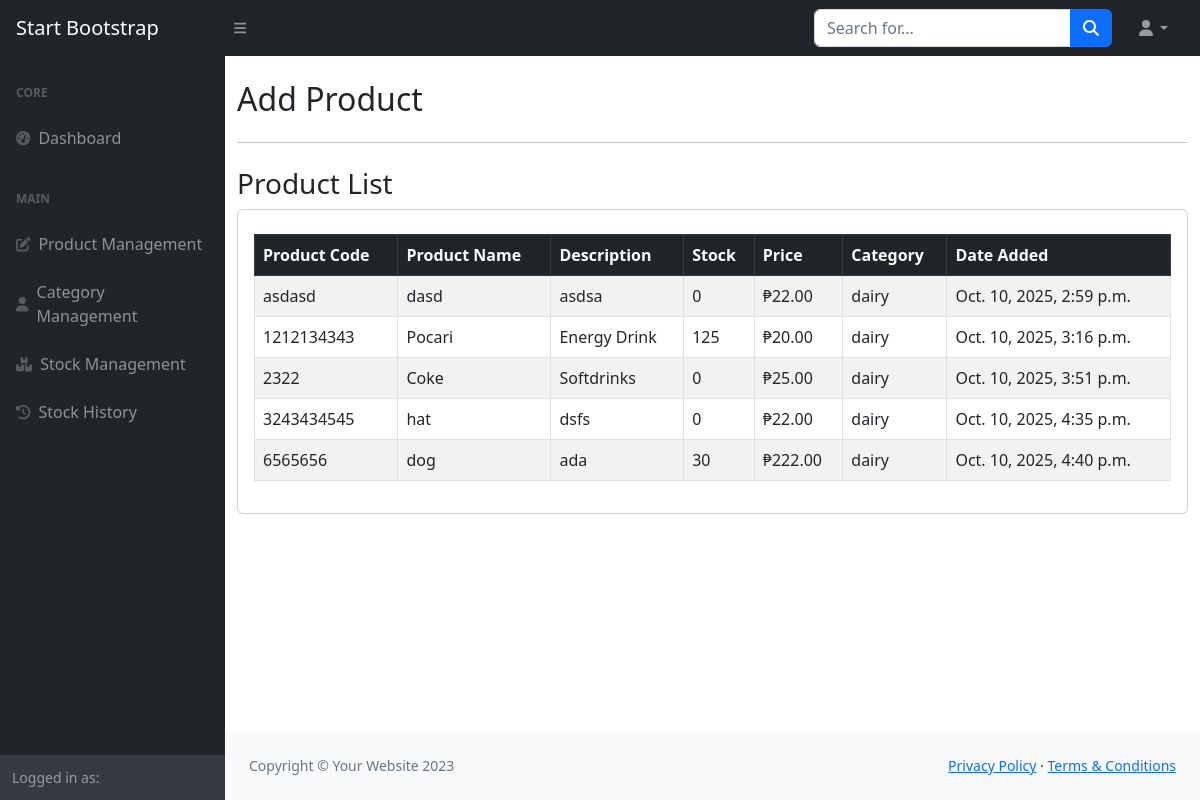
The app's page /products/, older data.
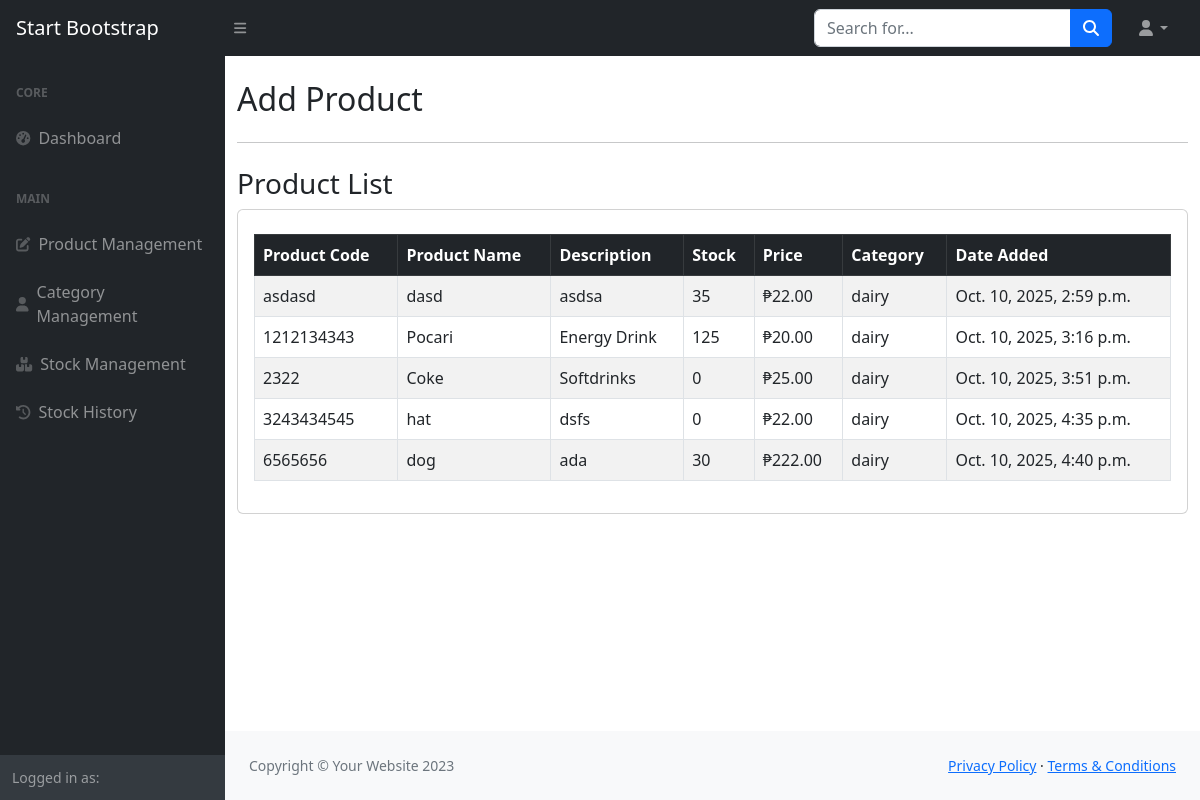
The same page, newer data.
### inventory/models.py (models this page shows, shortened)
class InventoryItem(models.Model):
    product_name = models.CharField(max_length=100)
    product_code = models.CharField(max_length=50)
    description = models.TextField(blank=True)
    quantity_in_stock = models.IntegerField(default=0)
    price = models.DecimalField(max_digits=10, decimal_places=2)
    category = models.ForeignKey(Category, on_delete=models.SET_NULL, null=True, blank=True)
    created_at = models.DateTimeField(auto_now_add=True)
    updated_at = models.DateTimeField(auto_now=True)

class Category(models.Model):
    category_name = models.CharField(max_length=100)
    description = models.TextField(blank=True)
    def __str__(self):
        return self.category_name

### inventory/views.py (the view)
# urls.py: path('products/', views.product_manage, name='product_manage'),
def product_manage(request, pk=None):
    if pk:  # For edit mode
        item = get_object_or_404(InventoryItem, pk=pk)
        edit_mode = True
    else:
        item = None
        edit_mode = False
    if request.method == 'POST':
        if 'delete' in request.POST:
            if item:
                item.delete()
            return redirect('product_manage')
        form = InventoryItemForm(request.POST, instance=item)
        if form.is_valid():
            form.save()
            return redirect('product_manage')
    else:
        form = InventoryItemForm(instance=item)
    items = InventoryItem.objects.all()
    return render(request, 'inventory/manage_product.html', {
        'form': form,
        'items': items,
        'edit_mode': edit_mode,
    })

### inventory/forms.py
class InventoryItemForm(forms.ModelForm):
    class Meta:
        model = InventoryItem
        fields = ['product_code', 'product_name', 'description', 'price', 'category']
        widgets = {
            'description': forms.TextInput(attrs={
                'placeholder': 'Enter description',
            }),
        }

### templates/inventory/manage_product.html (shortened to what this page needs)
{% load widget_tweaks %}
{% include "partials/header.html" %}
<body class="sb-nav-fixed">
{% include "partials/navbar.html" %}
<div id="layoutSidenav">
    {% include "partials/sidebar.html" %}
    <div id="layoutSidenav_content">
        <main>
            <div class="container mt-4">
                <h2 class="mb-4">{% if edit_mode %}Edit Product{% else %}Add Product{% endif %}</h2>
                <hr>
                <h3 class="mt-4">Product List</h3>
                <div class="card">
                    <div class="card-body">
                        <table class="table table-bordered table-striped mt-2">
                            <thead class="table-dark">
                                <tr>
                                    <th>Product Code</th>
                                    <th>Product Name</th>
                                    <th>Description</th>
                                    <th>Stock</th>
                                    <th>Price</th>
                                    <th>Category</th>
                                    <th>Date Added</th>
                                </tr>
                            </thead>
                            <tbody>
                                {% for item in items %}
                                <tr>
                                    <td>{{ item.product_code }}</td>
                                    <td>{{ item.product_name }}</td>
                                    <td>{{ item.description }}</td>
                                    <td>{{ item.quantity_in_stock }}</td>
                                    <td>₱{{ item.price }}</td>
                                    <td>{{ item.category }}</td>
                                    <td>{{ item.created_at }}</td>
                                </tr>
                                {% empty %}
                                <tr>
                                    <td colspan="{% if request.user.is_authenticated and request.user.userprofile.role == 'Admin' %}8{% else %}7{% endif %}" class="text-center">No products available.</td>
                                </tr>
                                {% endfor %}
                            </tbody>
                        </table>
                    </div>
                </div>
            </div>
        </main>
        {% include "partials/footer.html" %}
    </div>
</div>
</body>
</html>

Row changes from the older to the newer data that the page shows:
changed InventoryItem "asdasd": quantity_in_stock "0" → "35"
